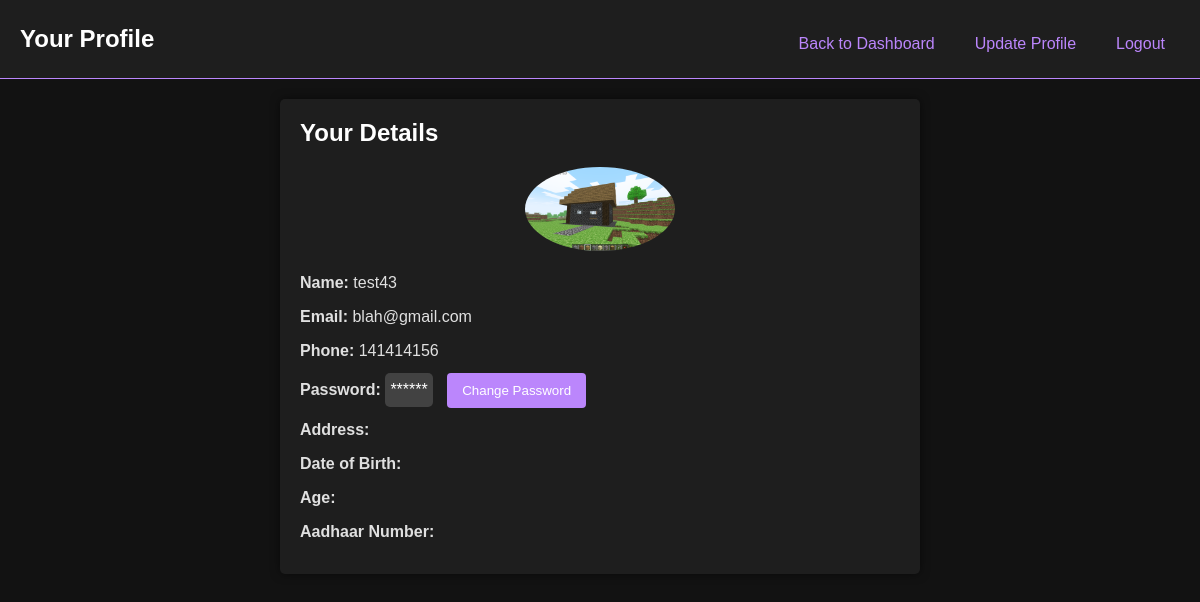
The page /html/user_profile.php (signed in) on the database its author committed.
### tables this page shows
CREATE TABLE `users` (
  `name` varchar(25) NOT NULL,
  `email` varchar(25) NOT NULL,
  `phone` varchar(12) NOT NULL,
  `image` varchar(255) NOT NULL,
  `password` varchar(25) NOT NULL,
  `user_id` int(10) NOT NULL,
  `address` varchar(255) DEFAULT NULL,
  `dob` date DEFAULT NULL,
  `age` int(11) DEFAULT NULL,
  `aadhar_number` varchar(12) DEFAULT NULL
);

### html/user_profile.php (the view, shortened to what this page needs)
<?php
$email = $_SESSION['email'];
require_once 'dbcon.php';
$sql = "SELECT * FROM `users` WHERE `email` = '$email'";
$result = mysqli_query($conn, $sql);
$user = mysqli_fetch_assoc($result);
$password_query = "SELECT `password` FROM `login` WHERE `email` = '$email'";
$password_result = mysqli_query($conn, $password_query);
$password_row = mysqli_fetch_assoc($password_result);
$masked_password = str_repeat('*', strlen($password_row['password']));
?>
<!DOCTYPE html>
<html lang="en">
<head>
    <link rel="stylesheet" href="../css/user_profile.css">
</head>
<body>
    <nav class="UserProfileNav">
        <h1 class="UserProfileHeading">Your Profile</h1>
        <div class="UserProfileNavContainer">
            <a href="user_dashboard.php">Back to Dashboard</a>
            <a href="update_user_profile.php">Update Profile</a>
            <a href="logout.php">Logout</a>
        </div>
    </nav>
    <div class="UserProfileContainer">
        <h2>Your Details</h2>
        <img src="../uploads/<?php echo htmlspecialchars($user['image']); ?>" alt="Profile Picture" class="profile-picture">
        <p><strong>Name:</strong> <?php echo htmlspecialchars($user['name']); ?></p>
        <p><strong>Email:</strong> <?php echo htmlspecialchars($user['email']); ?></p>
        <p><strong>Phone:</strong> <?php echo htmlspecialchars($user['phone']); ?></p>
        <p><strong>Password:</strong> <span id="masked-password"><?php echo $masked_password; ?></span>
            <button class="change-password-button" onclick="window.location.href='change_password.php'">Change Password</button>
        </p>
        <p><strong>Address:</strong> <?php echo htmlspecialchars($user['address']); ?></p>
        <p><strong>Date of Birth:</strong> <?php echo htmlspecialchars($user['dob']); ?></p>
        <p><strong>Age:</strong> <?php echo htmlspecialchars($user['age']); ?></p>
        <p><strong>Aadhaar Number:</strong> <?php echo htmlspecialchars($user['aadhar_number']); ?></p>
    </div>
</body>
</html>

### css/user_profile.css (style rules this page uses)
body { font-family: Arial, sans-serif; margin: 0; padding: 0; background-color: #121212; color: #e0e0e0; }
.UserProfileNav { background-color: #1e1e1e; color: #ffffff; padding: 20px; text-align: center; }
.UserProfileNav h1 { margin: 0; font-size: 24px; }
.UserProfileNavContainer { margin-top: 10px; }
.UserProfileNavContainer a { color: #bb86fc; text-decoration: none; padding: 10px; transition: border 0.3s; }
.UserProfileContainer { max-width: 600px; margin: 20px auto; background-color: #1e1e1e; padding: 20px; border-radius: 5px; box-shadow: 0 0 10px rgba(0, 0, 0, 0.5); }
.UserProfileContainer h2 { margin-top: 0; color: #ffffff; }
.profile-picture { max-width: 150px; border-radius: 50%; display: block; margin: 20px auto; }
.UserProfileContainer p { font-size: 16px; line-height: 1.5; margin: 10px 0; color: #e0e0e0; }
#masked-password { display: inline-block; padding: 5px; background-color: #424242; border-radius: 5px; color: #ffffff; }
.UserProfileNav { background-color: #1e1e1e; color: #ffffff; padding: 15px 20px; display: flex; justify-content: space-between; align-items: center; border-bottom: 1px solid #bb86fc; }
.UserProfileNav h1 { margin: 0; font-size: 24px; font-weight: 600; }
.UserProfileNavContainer { display: flex; }
.UserProfileNavContainer a { color: #bb86fc; text-decoration: none; padding: 10px 15px; border-radius: 4px; transition: background-color 0.3s, color 0.3s; margin-left: 10px; font-weight: 500; }
.change-password-button { background-color: #bb86fc; color: #ffffff; border: none; padding: 10px 15px; border-radius: 4px; cursor: pointer; transition: background-color 0.3s, transform 0.2s; margin-left: 10px; }

### rows shown on the page
users: image (picture), name "test43", email "blah@gmail.com", phone "141414156"

### other values the page prints
$masked_password "******"
